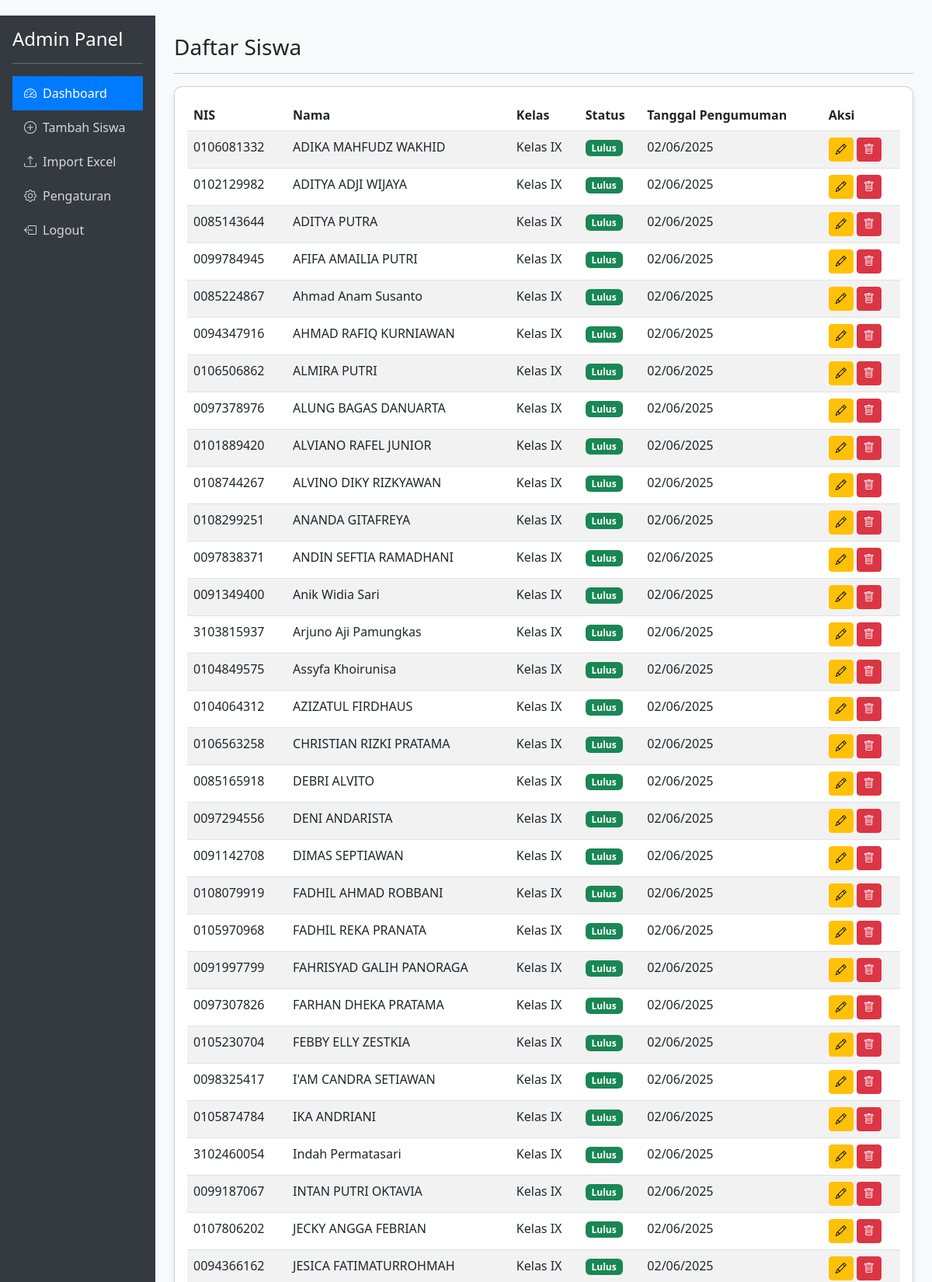
The page /admin_dashboard.php (signed in, upper part) on the database its author committed.
### tables this page shows
CREATE TABLE `siswa` (
  `id` int(11) NOT NULL,
  `nis` varchar(10) NOT NULL,
  `nama` varchar(100) NOT NULL,
  `kelas` varchar(10) NOT NULL,
  `status_kelulusan` enum('Lulus','Tidak Lulus') NOT NULL,
  `tanggal_pengumuman` date NOT NULL
);

### admin_dashboard.php (the view, shortened to what this page needs)
<?php
include 'config.php';
$students = $conn->query("SELECT * FROM siswa ORDER BY nama");
?>
<!DOCTYPE html>
<html lang="id">
<head>
    <link href="https://cdn.jsdelivr.net/npm/bootstrap@5.3.0/dist/css/bootstrap.min.css" rel="stylesheet">
    <link rel="stylesheet" href="https://cdn.jsdelivr.net/npm/bootstrap-icons@1.10.0/font/bootstrap-icons.css">
</head>
<body>
    <div class="container-fluid">
        <div class="row">
            <div class="col-md-2 sidebar p-0">
                <div class="p-3">
                    <h4>Admin Panel</h4>
                    <hr>
                    <a href="admin_dashboard.php" class="active"><i class="bi bi-speedometer2 me-2"></i>Dashboard</a>
                    <a href="admin_add.php"><i class="bi bi-plus-circle me-2"></i>Tambah Siswa</a>
                    <a href="admin_import.php"><i class="bi bi-upload me-2"></i>Import Excel</a>
                    <a href="admin_pengaturan.php"><i class="bi bi-gear me-2"></i>Pengaturan</a>
                    <a href="admin_logout.php"><i class="bi bi-box-arrow-left me-2"></i>Logout</a>
                </div>
            </div>
            <div class="col-md-10 p-4">
                <h3>Daftar Siswa</h3>
                <hr>
                <div class="card mb-4">
                    <div class="card-body">
                        <div class="table-responsive">
                            <table class="table table-striped table-hover">
                                <thead>
                                    <tr>
                                        <th>NIS</th>
                                        <th>Nama</th>
                                        <th>Kelas</th>
                                        <th>Status</th>
                                        <th>Tanggal Pengumuman</th>
                                        <th>Aksi</th>
                                    </tr>
                                </thead>
                                <tbody>
                                    <?php while ($row = $students->fetch_assoc()): ?>
                                        <tr>
                                            <td><?= htmlspecialchars($row['nis']) ?></td>
                                            <td><?= htmlspecialchars($row['nama']) ?></td>
                                            <td><?= htmlspecialchars($row['kelas']) ?></td>
                                            <td>
                                                <span class="badge bg-<?= $row['status_kelulusan'] === 'Lulus' ? 'success' : 'danger' ?>">
                                                    <?= htmlspecialchars($row['status_kelulusan']) ?>
                                                </span>
                                            </td>
                                            <td><?= date('d/m/Y', strtotime($row['tanggal_pengumuman'])) ?></td>
                                            <td>
                                                <a href="admin_edit.php?id=<?= $row['id'] ?>" class="btn btn-sm btn-warning">
                                                    <i class="bi bi-pencil"></i>
                                                </a>
                                                <a href="admin_dashboard.php?delete=<?= $row['id'] ?>" class="btn btn-sm btn-danger" onclick="return confirm('Yakin ingin menghapus?')">
                                                    <i class="bi bi-trash"></i>
                                                </a>
                                            </td>
                                        </tr>
                                    <?php endwhile; ?>
                                </tbody>
                            </table>
                        </div>
                    </div>
                </div>
            </div>
        </div>
    </div>
</body>
</html>

### admin_dashboard.php (style rules this page uses)
body { background-color: #f8f9fa; padding-top: 20px; }
.sidebar { background-color: #343a40; color: white; min-height: 100vh; }
.sidebar a { color: rgba(255, 255, 255, 0.8); text-decoration: none; display: block; padding: 10px 15px; }
.sidebar a.active { color: white; background-color: #007bff; }
.card { border-radius: 10px; box-shadow: 0 4px 6px rgba(0, 0, 0, 0.1); }

### rows shown on the page
siswa: nis "0106081332", nama "ADIKA MAHFUDZ WAKHID", kelas "Kelas IX", status_kelulusan "Lulus", tanggal_pengumuman "02/06/2025"
siswa: nis "0102129982", nama "ADITYA ADJI WIJAYA", kelas "Kelas IX", status_kelulusan "Lulus", tanggal_pengumuman "02/06/2025"
siswa: nis "0085143644", nama "ADITYA PUTRA", kelas "Kelas IX", status_kelulusan "Lulus", tanggal_pengumuman "02/06/2025"
siswa: nis "0099784945", nama "AFIFA AMAILIA PUTRI", kelas "Kelas IX", status_kelulusan "Lulus", tanggal_pengumuman "02/06/2025"
siswa: nis "0085224867", nama "Ahmad Anam Susanto", kelas "Kelas IX", status_kelulusan "Lulus", tanggal_pengumuman "02/06/2025"
siswa: nis "0094347916", nama "AHMAD RAFIQ KURNIAWAN", kelas "Kelas IX", status_kelulusan "Lulus", tanggal_pengumuman "02/06/2025"
siswa: nis "0106506862", nama "ALMIRA PUTRI", kelas "Kelas IX", status_kelulusan "Lulus", tanggal_pengumuman "02/06/2025"
siswa: nis "0097378976", nama "ALUNG BAGAS DANUARTA", kelas "Kelas IX", status_kelulusan "Lulus", tanggal_pengumuman "02/06/2025"
siswa: nis "0101889420", nama "ALVIANO RAFEL JUNIOR", kelas "Kelas IX", status_kelulusan "Lulus", tanggal_pengumuman "02/06/2025"
siswa: nis "0108744267", nama "ALVINO DIKY RIZKYAWAN", kelas "Kelas IX", status_kelulusan "Lulus", tanggal_pengumuman "02/06/2025"
siswa: nis "0108299251", nama "ANANDA GITAFREYA", kelas "Kelas IX", status_kelulusan "Lulus", tanggal_pengumuman "02/06/2025"
siswa: nis "0097838371", nama "ANDIN SEFTIA RAMADHANI", kelas "Kelas IX", status_kelulusan "Lulus", tanggal_pengumuman "02/06/2025"
siswa: nis "0091349400", nama "Anik Widia Sari", kelas "Kelas IX", status_kelulusan "Lulus", tanggal_pengumuman "02/06/2025"
siswa: nis "3103815937", nama "Arjuno Aji Pamungkas", kelas "Kelas IX", status_kelulusan "Lulus", tanggal_pengumuman "02/06/2025"
siswa: nis "0104849575", nama "Assyfa Khoirunisa", kelas "Kelas IX", status_kelulusan "Lulus", tanggal_pengumuman "02/06/2025"
siswa: nis "0104064312", nama "AZIZATUL FIRDHAUS", kelas "Kelas IX", status_kelulusan "Lulus", tanggal_pengumuman "02/06/2025"
siswa: nis "0106563258", nama "CHRISTIAN RIZKI PRATAMA", kelas "Kelas IX", status_kelulusan "Lulus", tanggal_pengumuman "02/06/2025"
siswa: nis "0085165918", nama "DEBRI ALVITO", kelas "Kelas IX", status_kelulusan "Lulus", tanggal_pengumuman "02/06/2025"
siswa: nis "0097294556", nama "DENI ANDARISTA", kelas "Kelas IX", status_kelulusan "Lulus", tanggal_pengumuman "02/06/2025"
siswa: nis "0091142708", nama "DIMAS SEPTIAWAN", kelas "Kelas IX", status_kelulusan "Lulus", tanggal_pengumuman "02/06/2025"
siswa: nis "0108079919", nama "FADHIL AHMAD ROBBANI", kelas "Kelas IX", status_kelulusan "Lulus", tanggal_pengumuman "02/06/2025"
siswa: nis "0105970968", nama "FADHIL REKA PRANATA", kelas "Kelas IX", status_kelulusan "Lulus", tanggal_pengumuman "02/06/2025"
siswa: nis "0091997799", nama "FAHRISYAD GALIH PANORAGA", kelas "Kelas IX", status_kelulusan "Lulus", tanggal_pengumuman "02/06/2025"
siswa: nis "0097307826", nama "FARHAN DHEKA PRATAMA", kelas "Kelas IX", status_kelulusan "Lulus", tanggal_pengumuman "02/06/2025"
siswa: nis "0105230704", nama "FEBBY ELLY ZESTKIA", kelas "Kelas IX", status_kelulusan "Lulus", tanggal_pengumuman "02/06/2025"
siswa: nis "0098325417", nama "I'AM CANDRA SETIAWAN", kelas "Kelas IX", status_kelulusan "Lulus", tanggal_pengumuman "02/06/2025"
siswa: nis "0105874784", nama "IKA ANDRIANI", kelas "Kelas IX", status_kelulusan "Lulus", tanggal_pengumuman "02/06/2025"
siswa: nis "3102460054", nama "Indah Permatasari", kelas "Kelas IX", status_kelulusan "Lulus", tanggal_pengumuman "02/06/2025"
siswa: nis "0099187067", nama "INTAN PUTRI OKTAVIA", kelas "Kelas IX", status_kelulusan "Lulus", tanggal_pengumuman "02/06/2025"
siswa: nis "0107806202", nama "JECKY ANGGA FEBRIAN", kelas "Kelas IX", status_kelulusan "Lulus", tanggal_pengumuman "02/06/2025"
siswa: nis "0094366162", nama "JESICA FATIMATURROHMAH", kelas "Kelas IX", status_kelulusan "Lulus", tanggal_pengumuman "02/06/2025"
